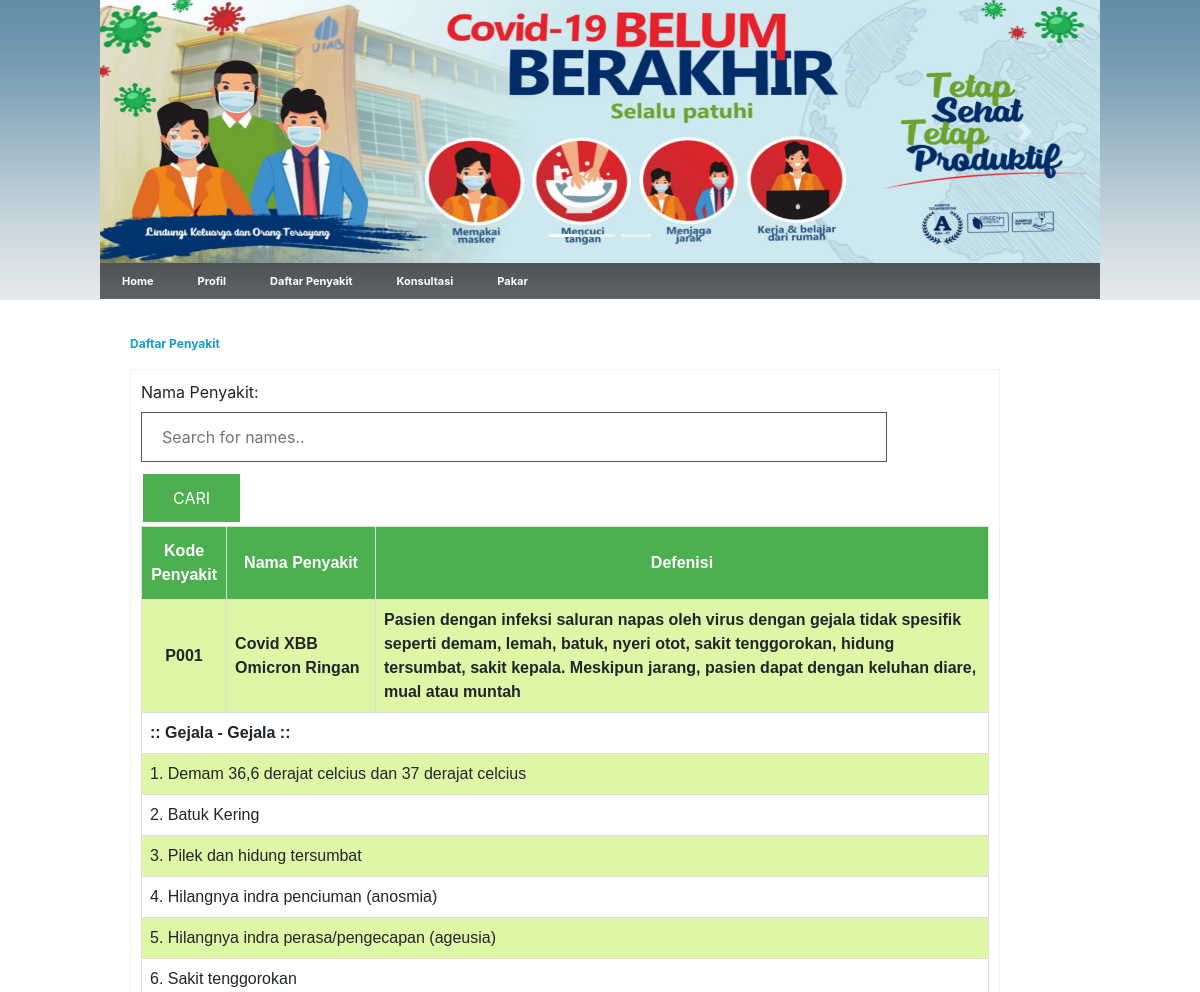
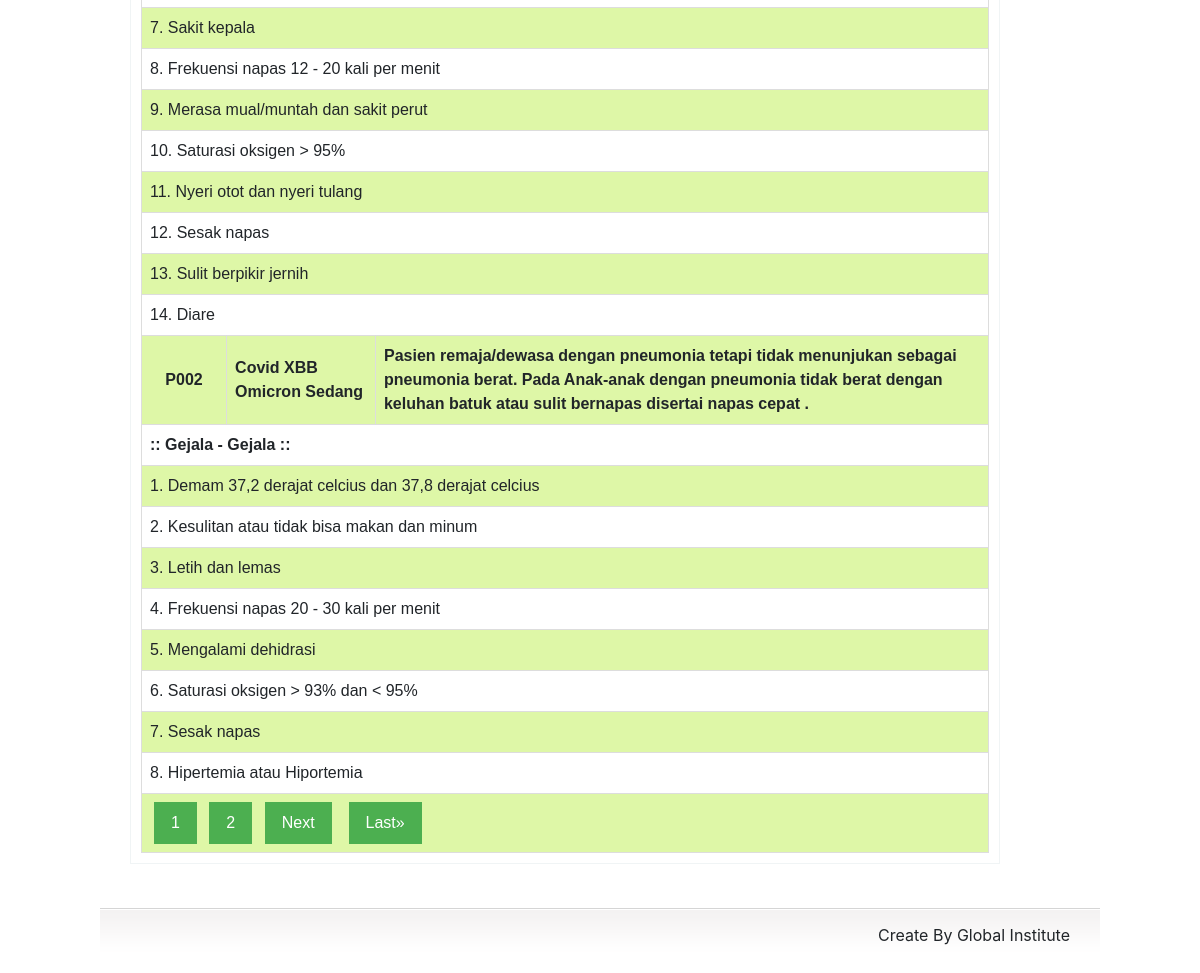
Page /daftar.php on the committed database (2 pictures, top to bottom).
### tables this page shows
CREATE TABLE `penyakit` (
  `id_penyakit` int(4) UNSIGNED NOT NULL,
  `kd_penyakit` char(4) NOT NULL,
  `nm_penyakit` varchar(60) NOT NULL,
  `definisi` text NOT NULL,
  `solusi` text NOT NULL,
  `uraian` text NOT NULL
);

CREATE TABLE `relasi` (
  `id_relasi` int(6) NOT NULL,
  `kd_penyakit` char(4) NOT NULL,
  `kd_gejala` char(4) NOT NULL
);

CREATE TABLE `gejala` (
  `id_gejala` int(10) NOT NULL,
  `kd_gejala` char(4) NOT NULL DEFAULT '',
  `nm_gejala` varchar(300) DEFAULT NULL
);

### daftar.php (the view, shortened to what this page needs)
<?php
include("koneksi.php");
?>
<!DOCTYPE html>
<html lang="en">
<head>
<link rel="stylesheet" type="text/css" href="style.css" />
<link rel="stylesheet" href="https://cdn.jsdelivr.net/npm/bootstrap@4.0.0/dist/css/bootstrap.min.css">
</head>
<body>
<div id="main_container">
<div id="carouselExampleIndicators" class="carousel slide" data-ride="carousel">
  <ol class="carousel-indicators">
    <li data-target="#carouselExampleIndicators" data-slide-to="0" class="active"></li>
    <li data-target="#carouselExampleIndicators" data-slide-to="1"></li>
    <li data-target="#carouselExampleIndicators" data-slide-to="2"></li>
  </ol>
  <div class="carousel-inner">
    <div class="carousel-item active">
      <img class="d-block w-100" src="images/covid.png" alt="First slide">
    </div>
  </div>
  <a class="carousel-control-prev" href="#carouselExampleIndicators" role="button" data-slide="prev">
    <span class="carousel-control-prev-icon" aria-hidden="true"></span>
  </a>
  <a class="carousel-control-next" href="#carouselExampleIndicators" role="button" data-slide="next">
    <span class="carousel-control-next-icon" aria-hidden="true"></span>
  </a>
</div>
  <div id="main_content">
    <div id="menu_tab">
    <?php
      include("menu.php");
	?>
    </div>
    <div class="left_content">&nbsp;</div>
    <div class="center_content">
      <div class="center_title_bar">Daftar Penyakit</div>
      <div class="prod_box_big">
        <div class="center_prod_box_big">
          <form action="<?php $_SERVER['PHP_SELF'] ?>" method="post" name="pencarian" id="pencarian">
			Nama Penyakit:<br>
			<input type="text" name="search" class="field-input" id="search" placeholder="Search for names..">
			<input type="submit" class="button" name="submit" id="submit" value="CARI">
			</form>
			<table id="customers">
			  <tr>
				<th width="8%">Kode Penyakit</th>
				<th width="17%">Nama Penyakit</th>
				<th width="70%">Defenisi</th>
			  </tr>
			  <?php
				$noPage = (isset($_GET['page']))? $_GET['page'] : 1;
				$dataPerPage = 2;
				$offset = ($noPage - 1) * $dataPerPage;
				if ((isset($_POST['submit'])) AND ($_POST['search'] <> "")) {
				   $search = $_POST['search'];
				   $query = "SELECT * FROM `penyakit` WHERE `nm_penyakit` LIKE '%$search%' ORDER BY `id_penyakit`";
				   $result = mysqli_query($koneksi,$query);
				   $jumlah = mysqli_num_rows($result);
					  if ($jumlah > 0) {
						 while ($data = mysqli_fetch_array($result)) {
			  ?>
			  <tr>
				<td><div align="center"><strong><?php echo $data['kd_penyakit'] ?></strong></div></td>
				<td><div align="left"><strong><?php echo $data['nm_penyakit'] ?></strong></div></td>
				<td><div align="left"><strong><?php echo $data['definisi'] ?></strong></div></td>
			  </tr>
			  <tr>
				<td align="left" colspan="4"><strong>:: Gejala - Gejala ::</strong></td>
			  </tr>
			  <?php
				$query1 = "SELECT * FROM `gejala` INNER JOIN `relasi` ON `gejala`.`kd_gejala` = `relasi`.`kd_gejala`
				          WHERE `kd_penyakit` = '".$data['kd_penyakit']."' ORDER BY `relasi`.`kd_gejala`";
				$result1 = mysqli_query($koneksi,$query1);
				  $No_gejala = 1;
				  while ($data1 = mysqli_fetch_array($result1)) {
			  ?>
			  <tr>
				<td align="left" colspan="4"><?php echo $No_gejala ?>. <?php echo $data1['nm_gejala'] ?></td>
			  </tr>
			  <?php
				 $No_gejala++;
				    }
				  }
				}
				else
				  {
					echo "Data Not Available";
				  }
				}
				else
				   {
					$total_data  = "SELECT COUNT(*) AS jumData FROM `penyakit` ORDER BY `id_penyakit`";
                    $query = "SELECT * FROM `penyakit` ORDER BY `id_penyakit` LIMIT $offset, $dataPerPage";
					$result = mysqli_query($koneksi,$query);
						while ($data = mysqli_fetch_array($result)) {
				?>
			  <tr>
				<td><div align="center"><strong><?php echo $data['kd_penyakit'] ?></strong></div></td>
				<td><div align="left"><strong><?php echo $data['nm_penyakit'] ?></strong></div></td>
				<td><div align="left"><strong><?php echo $data['definisi'] ?></strong></div></td>
			  </tr>
			  <tr>
				<td align="left" colspan="4"><strong>:: Gejala - Gejala ::</strong></td>
			  </tr>
			  <?php
				$query1 = "SELECT * FROM `gejala` INNER JOIN `relasi` ON `gejala`.`kd_gejala` = `relasi`.`kd_gejala`
				          WHERE `kd_penyakit` = '".$data['kd_penyakit']."' ORDER BY `relasi`.`kd_gejala`";
				$result1 = mysqli_query($koneksi,$query1);
				  $No_gejala = 1;
				  while ($data1 = mysqli_fetch_array($result1)) {
			  ?>
			  <tr>
				<td align="left" colspan="4"><?php echo $No_gejala ?>. <?php echo $data1['nm_gejala'] ?></td>
			  </tr>
			  <?php
				   $No_gejala++;
				   }
				 }
				$hasil   = mysqli_query($koneksi,$total_data);
				$data    = mysqli_fetch_array($hasil);
				$jumData = $data['jumData'];
				$jumPage = ceil($jumData/$dataPerPage);
			  ?>
			  <tr>
				<td colspan="8">
				  <div class="center">
					<div class="pagination">
					<?php
								 for($page = 1; $page <= $jumPage; $page++)
									{
									  if ((($page >= $noPage - 3) && ($page <= $noPage + 3)) || ($page == 1) || ($page == $jumPage))
										{
										  if ($page == $noPage)
											 echo " <a href='".$_SERVER['PHP_SELF']."?page=".$page."' class=active>".$page."</a>&nbsp";
										  else
											 echo " <a href='".$_SERVER['PHP_SELF']."?page=".$page."' class=active>".$page."</a>&nbsp";
										}
									}
								 if ($noPage < $jumPage)
									 echo "<a href='".$_SERVER['PHP_SELF']."?page=".($noPage+1)."' class=active>Next</a>&nbsp&nbsp";
						 if ($noPage != $jumPage)
						    echo "<a href='".$_SERVER['PHP_SELF']."?page=".$jumPage."' class=active>Last&raquo;</a>&nbsp&nbsp";
					?>
					</div>
				  </div>
			    </td>
			  </tr>
			  <?php
				}
			 ?>
			</table>
        </div>
      </div>
    </div>
    <div class="right_content">&nbsp;</div>
  </div>
  <div class="footer">
    <div class="right_footer"> Create By Global Institute</div>
  </div>
</div>
</body>
</html>

### menu.php
<?php
echo "<ul class=menu>";
echo "<li><a href=../Sistem-Pakar-Covid19/ class=nav><span>Home</span></a></li>";
echo "<li><a href=about_us.php class=nav><span>Profil</span></a></li>";
echo "<li><a href=daftar.php class=nav><span>Daftar Penyakit</span></a></li>";
echo "<li><a href=konsultasi.php class=nav><span>Konsultasi</span></a></li>";
echo "<li><a href=login.php class=nav><span>Pakar</span></a></li>";
echo "</ul>";
?>

### style.css (style rules this page uses)
body { background:url(images/bg.jpg) repeat-x #e4e9ec top; padding:0; font-family:Arial, Helvetica, sans-serif; font-size:12px; margin:0px auto auto auto; color:#000; }
input[type=text], select, textarea { width: 88%; padding: 12px 20px; margin: 8px 0; box-sizing: border-box; border: 1px solid #555; outline: none; }
#main_container { width:1000px; height:auto; margin:auto; padding:0px; background-color:#FFFFFF; }
#main_content { clear:both; }
#menu_tab { width:100%; height:36px; background:url(images/menu_bg.gif) repeat-x; }
ul.menu { list-style-type:none; float:left; display:block; width:982px; margin:0px; padding:0px;background:url(images/menu_bg.gif) repeat-x; }
ul.menu li { display:inline; font-size:11px; font-weight:bold; line-height:36px; }
a.nav:link, a.nav:visited { display:block; float:left; padding:0px 8px 0px 8px; margin:0 14px 0 14px;height:36px;text-decoration:none;color:#fff; }
.left_content { width:10%; float:left; padding:0 0 0 5px; }
.center_content { width:92%; float:left; padding:5px 10px 5px 15px; }
.center_title_bar { width:100%; height:31px; float:left; padding:0 0 0 10px; margin:0 0 0 5px; line-height:31px; font-size:12px; color:#159DCC; font-weight:bold; }
.right_content { width:10%; float:left; padding:0px; }
.prod_box_big { width:100%; height:auto; float:left; padding:10px 10px 15px 15px; }
.center_prod_box_big { width:100%;height: auto;float:left; text-align:left;padding:10px 10px 10px 10px; margin:0px;border:1px #F0F4F5 solid; }
.footer { width:1000px; clear:both; height:65px; background:url(images/footer_bg.gif) repeat-x top; }
.right_footer { float:right; padding:15px 30px 0 0; }
#customers { font-family: "Trebuchet MS", Arial, Helvetica, sans-serif; border-collapse: collapse; width: 100%; }
#customers td, #customers th { border: 1px solid #ddd; padding: 8px; }
#customers tr:nth-child(even) { background-color: #DEF7A7; }
#customers th { padding-top: 12px; padding-bottom: 12px; text-align: center; background-color: #4CAF50; color: white; }
.button { background-color: #4CAF50; border: none; color: white; padding: 12px 30px; text-align: center; text-decoration: none; display: inline-block; font-size: 16px; margin: 4px 2px; cursor: pointer; }
.center { text-align: center; }
.pagination { display: inline-block; }
.pagination a { color: white; float: left; padding: 8px 16px; text-decoration: none; transition: background-color .3s; border: 1px solid #ddd; margin: 0 4px; }
.pagination a.active { background-color: #4CAF50; color: white; border: 1px solid #4CAF50; }

### rows in the picture
penyakit: kd_penyakit "P001", nm_penyakit "Covid XBB Omicron Ringan", definisi "Pasien dengan infeksi saluran napas oleh virus dengan gejala tidak spesifik seperti demam, lemah, batuk, nyeri otot, sakit tenggorokan, hidung tersumbat, sakit kepala. Meskipun jarang, pasien dapat dengan keluhan diare, mual atau muntah"
relasi: gejala.nm_gejala "Demam 36,6 derajat celcius dan 37 derajat celcius"
relasi: gejala.nm_gejala "Batuk Kering"
relasi: gejala.nm_gejala "Pilek dan hidung tersumbat"
relasi: gejala.nm_gejala "Hilangnya indra penciuman (anosmia)"
relasi: gejala.nm_gejala "Hilangnya indra perasa/pengecapan (ageusia)"
relasi: gejala.nm_gejala "Sakit tenggorokan"
relasi: gejala.nm_gejala "Sakit kepala"
relasi: gejala.nm_gejala "Frekuensi napas 12 - 20 kali per menit"
relasi: gejala.nm_gejala "Merasa mual/muntah dan sakit perut"
relasi: gejala.nm_gejala "Saturasi oksigen > 95%"
relasi: gejala.nm_gejala "Nyeri otot dan nyeri tulang"
relasi: gejala.nm_gejala "Sesak napas"
relasi: gejala.nm_gejala "Sulit berpikir jernih"
relasi: gejala.nm_gejala "Diare"
penyakit: kd_penyakit "P002", nm_penyakit "Covid XBB Omicron Sedang", definisi "Pasien remaja/dewasa dengan pneumonia tetapi tidak menunjukan sebagai pneumonia berat. Pada Anak-anak dengan pneumonia tidak berat dengan keluhan batuk atau sulit bernapas disertai napas cepat ."
relasi: gejala.nm_gejala "Demam 37,2 derajat celcius dan 37,8 derajat celcius"
relasi: gejala.nm_gejala "Kesulitan atau tidak bisa makan dan minum"
relasi: gejala.nm_gejala "Letih dan lemas"
relasi: gejala.nm_gejala "Frekuensi napas 20 - 30 kali per menit"
relasi: gejala.nm_gejala "Mengalami dehidrasi"
relasi: gejala.nm_gejala "Saturasi oksigen > 93% dan < 95%"
relasi: gejala.nm_gejala "Sesak napas"
relasi: gejala.nm_gejala "Hipertemia atau Hiportemia"
